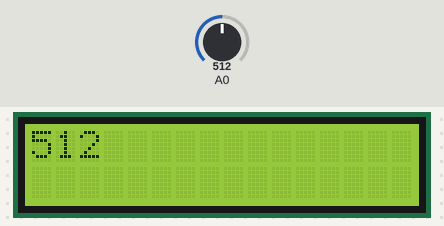
Bench run of a sketch on a simulated Arduino Uno, built with avr-gcc and run on an emulated ATmega328P. Parts: 16×2 character LCD. The inputs (shaded band) are chosen by the test bench; at power-on: A0 = 512.

Above: at 1.2 s.
1.3 s: A0 set to 716
At 2.4 s:
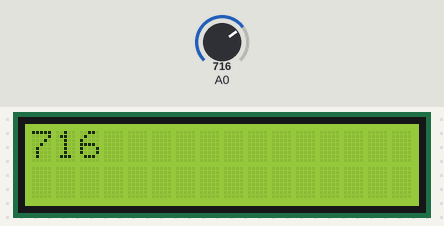
2.8 s: A0 set to 900
At 3.6 s:
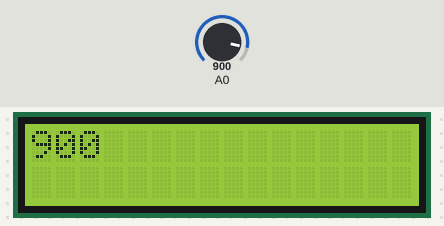
4.3 s: A0 set to 1023
At 4.8 s:
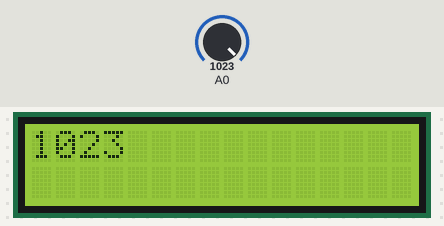
Timing chart, 0 to 7.3 s (numbered marks = the images above; inputs shaded):
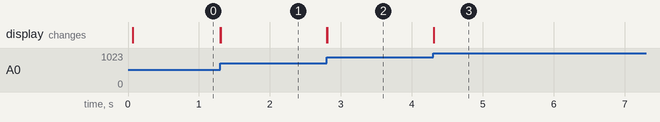

The sketch:

Analog_LCD.ino
```cpp
#include <LiquidCrystal.h>

/* Accelerometer display to LCD

/* LCD
The circuit:
 * LCD RS pin to digital pin 7
 * LCD Enable pin to digital pin 6
 * LCD D4 pin to digital pin 5
 * LCD D5 pin to digital pin 4
 * LCD D6 pin to digital pin 3
 * LCD D7 pin to digital pin 2
 * LCD R/W pin to ground
 * 10K resistor:
 * ends to +5V and ground
 * wiper to LCD VO pin (pin 3)
*/

LiquidCrystal lcd(7, 6, 5, 4, 3, 2);

void setup () {
  lcd.begin(16, 2);
}

void loop () {
  int x = analogRead(A0);
  delay(5);
  x += analogRead(A0);
  lcd.setCursor(0,0);
  lcd.print (x/2);
  lcd.print ("     ");
}
```

Measured:
- after the input at 1.3 s, the display: first changes at once (image 1 shows a later state)
- after the input at 2.8 s, the display: first changes at once (image 2 shows a later state)
- after the input at 4.3 s, the display: first changes at once (image 3 shows a later state)
